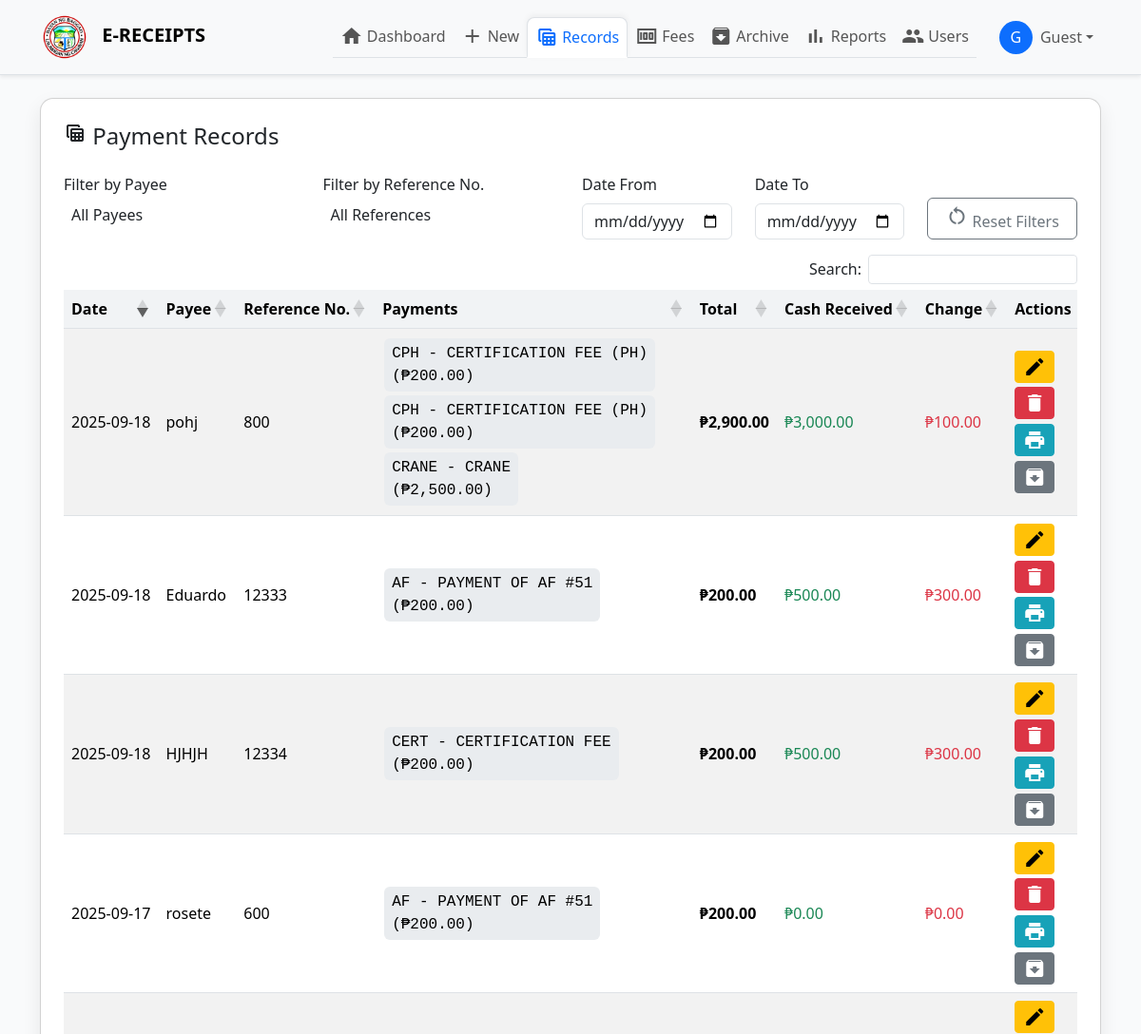
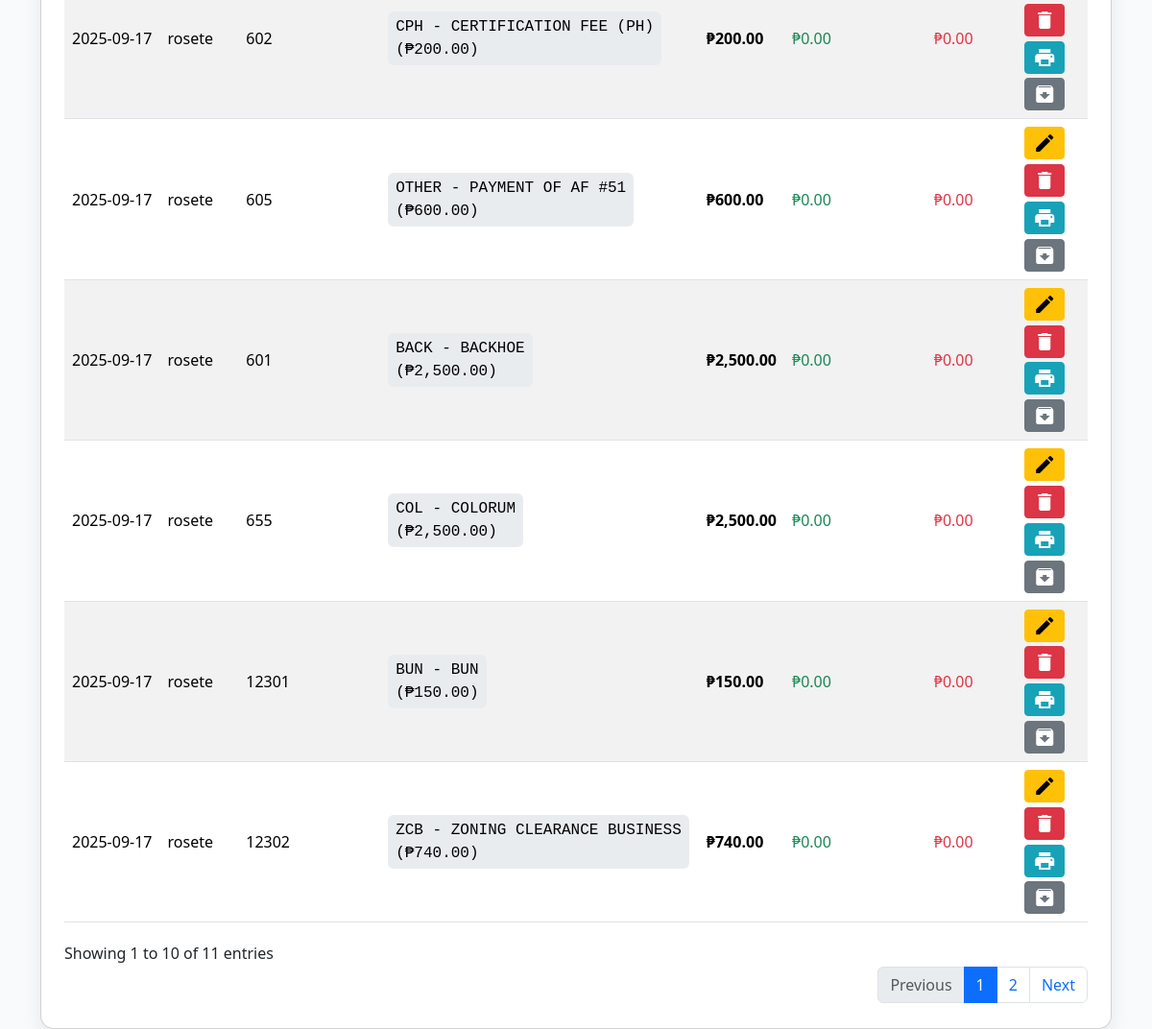
The app's page /records.php with its own data (2 pictures, top to bottom).
### tables this page shows
CREATE TABLE `payments` (
  `id` int(11) NOT NULL,
  `date` date DEFAULT NULL,
  `payee` varchar(255) DEFAULT NULL,
  `reference_no` int(11) DEFAULT NULL,
  `code1` varchar(50) DEFAULT NULL,
  `account_name1` varchar(255) DEFAULT NULL,
  `amount1` decimal(10,2) DEFAULT NULL,
  `code2` varchar(50) DEFAULT NULL,
  `account_name2` varchar(255) DEFAULT NULL,
  `amount2` decimal(10,2) DEFAULT NULL,
  `code3` varchar(50) DEFAULT NULL,
  `account_name3` varchar(255) DEFAULT NULL,
  `amount3` decimal(10,2) DEFAULT NULL,
  `code4` varchar(50) DEFAULT NULL,
  `account_name4` varchar(255) DEFAULT NULL,
  `amount4` decimal(10,2) DEFAULT NULL,
  `code5` varchar(50) DEFAULT NULL,
  `account_name5` varchar(255) DEFAULT NULL,
  `amount5` decimal(10,2) DEFAULT NULL,
  `code6` varchar(50) DEFAULT NULL,
  `account_name6` varchar(255) DEFAULT NULL,
  `amount6` decimal(10,2) DEFAULT NULL,
  `code7` varchar(50) DEFAULT NULL,
  `account_name7` varchar(255) DEFAULT NULL,
  `amount7` decimal(10,2) DEFAULT NULL,
  `code8` varchar(50) DEFAULT NULL,
  `account_name8` varchar(255) DEFAULT NULL,
  `amount8` decimal(10,2) DEFAULT NULL,
  `total` decimal(10,2) DEFAULT NULL,
  `cash_received` decimal(12,2) DEFAULT 0.00,
  `change_amount` decimal(12,2) DEFAULT 0.00,
  `archived` tinyint(1) DEFAULT 0,
  `archive_reason` text DEFAULT NULL,
  `archived_date` datetime DEFAULT NULL
);

### records.php (the view, shortened to what this page needs)
<?php include 'config.php'; ?>
<!doctype html>
<html lang="en">
<head>
  <link href="https://cdn.jsdelivr.net/npm/bootstrap@5.3.2/dist/css/bootstrap.min.css" rel="stylesheet">
  <link href="https://cdn.datatables.net/1.13.6/css/dataTables.bootstrap5.min.css" rel="stylesheet">
  <link href="https://cdn.datatables.net/buttons/2.4.2/css/buttons.bootstrap5.min.css" rel="stylesheet">
  <link href="https://cdn.datatables.net/responsive/2.5.0/css/responsive.bootstrap5.min.css" rel="stylesheet">
  <link href="https://cdn.jsdelivr.net/npm/select2@4.1.0-rc.0/dist/css/select2.min.css" rel="stylesheet" />
</head>
<body>
<?php include 'navbar.php'; ?>
<div class="container py-4">
  <div class="card p-4">
    <div class="d-flex justify-content-between align-items-center mb-3">
      <h4><span class="material-icons">table_view</span> Payment Records</h4>
    </div>
    <div class="row filters">
      <div class="col-md-3">
        <label class="form-label">Filter by Payee</label>
      </div>
      <div class="col-md-3">
        <label class="form-label">Filter by Reference No.</label>
      </div>
      <div class="col-md-2">
        <label class="form-label">Date From</label>
        <input type="date" id="minDate" class="form-control">
      </div>
      <div class="col-md-2">
        <label class="form-label">Date To</label>
        <input type="date" id="maxDate" class="form-control">
      </div>
      <div class="col-md-2 d-flex align-items-end">
        <button id="resetFilters" class="btn btn-outline-secondary w-100">
          <span class="material-icons">restart_alt</span> Reset Filters
        </button>
      </div>
    </div>
    <div class="table-responsive">
      <table id="recordsTable" class="table table-striped table-hover align-middle nowrap" style="width:100%">
        <thead>
          <tr>
            <th>Date</th>
            <th>Payee</th>
            <th>Reference No.</th>
            <th>Payments</th>
            <th>Total</th>
            <th>Cash Received</th>
            <th>Change</th>
            <th>Actions</th>
          </tr>
        </thead>
        <tbody>
        <?php
        $result = $conn->query("SELECT * FROM payments WHERE archived = 0 OR archived IS NULL ORDER BY date ASC");
        while ($row = $result->fetch_assoc()):
          $payments = [];
          for ($i=1; $i<=8; $i++) {
            if (!empty($row["code$i"]) || !empty($row["account_name$i"])) {
              $amount = $row["amount$i"] ?? 0;
              $payments[] = "<div class='payments-block'>{$row["code$i"]} - {$row["account_name$i"]}<br>(₱".number_format($amount,2).")</div>";
            }
          }
        ?>
        <tr data-id="<?= $row['id'] ?>">
          <td><?= $row['date'] ?></td>
          <td><?= htmlspecialchars($row['payee']) ?></td>
          <td><?= htmlspecialchars($row['reference_no']) ?></td>
          <td><?= implode("<br>", $payments) ?></td>
          <td><strong>₱<?= number_format($row['total'],2) ?></strong></td>
          <td><span class="text-success">₱<?= number_format($row['cash_received'],2) ?></span></td>
          <td><span class="text-danger">₱<?= number_format($row['change_amount'],2) ?></span></td>
          <td>
            <div class="action-buttons">
              <a href="edit.php?id=<?= $row['id'] ?>" class="btn btn-sm btn-warning btn-icon"><span class="material-icons">edit</span></a>
              <a href="delete.php?id=<?= $row['id'] ?>" onclick="return confirm('Delete this record?')" class="btn btn-sm btn-danger btn-icon"><span class="material-icons">delete</span></a>
              <button class="btn btn-sm btn-print btn-icon" onclick="openPrintModal(<?= $row['id'] ?>)" data-bs-toggle="modal" data-bs-target="#printModal"><span class="material-icons">print</span></button>
              <button class="btn btn-sm btn-archive btn-icon" onclick="openArchiveModal(<?= $row['id'] ?>)" data-bs-toggle="modal" data-bs-target="#archiveModal"><span class="material-icons">archive</span></button>
            </div>
          </td>
        </tr>
        <?php endwhile; ?>
        </tbody>
      </table>
    </div>
  </div>
</div>
</body>
</html>

### navbar.php (shortened to what this page needs)
<?php
$current_page = basename($_SERVER['PHP_SELF']);
$user_first = $_SESSION['first_name'] ?? 'Guest';
$user_last = $_SESSION['last_name'] ?? '';
?>
<nav class="navbar navbar-expand-lg navbar-light bg-light border-bottom shadow-sm">
  <div class="container">
    <a class="navbar-brand fw-bold" href="index.php">
        <img src="assests/logo.png" alt="Logo" style="height:52px; width:52px; margin-right:8px;">
     E-RECEIPTS
    </a>
    <div class="collapse navbar-collapse" id="mainNav">
      <ul class="navbar-nav ms-auto nav-tabs">
        <li class="nav-item">
          <a class="nav-link <?php if($current_page=='dashboard.php') echo 'active'; ?>" href="dashboard.php">
            <span class="material-icons">home</span> Dashboard
          </a>
        </li>
        <li class="nav-item">
          <a class="nav-link <?php if($current_page=='index.php') echo 'active'; ?>" href="index.php">
            <span class="material-icons">add</span> New
          </a>
        </li>
        <li class="nav-item">
          <a class="nav-link <?php if($current_page=='records.php') echo 'active'; ?>" href="records.php">
            <span class="material-icons">table_view</span> Records
          </a>
        </li>
        <li class="nav-item">
          <a class="nav-link <?php if($current_page=='fees1.php') echo 'active'; ?>" href="fees1.php">
            <span class="material-icons">money</span> Fees
          </a>
        </li>
        <li class="nav-item">
          <a class="nav-link <?php if($current_page=='archived_records.php') echo 'active'; ?>" href="archived_records.php">
            <span class="material-icons">archive</span> Archive
          </a>
        </li>
        <li class="nav-item">
          <a class="nav-link <?php if($current_page=='reports.php') echo 'active'; ?>" href="reports.php">
            <span class="material-icons">bar_chart</span> Reports
          </a>
        </li>
        <li class="nav-item">
          <a class="nav-link <?php if($current_page=='users.php') echo 'active'; ?>" href="users.php">
            <span class="material-icons">group</span> Users
          </a>
        </li>
      </ul>
      <ul class="navbar-nav ms-3">
        <li class="nav-item dropdown">
          <a class="nav-link dropdown-toggle d-flex align-items-center" href="#" id="userDropdown"
             role="button" data-bs-toggle="dropdown" aria-expanded="false">
            <div class="rounded-circle bg-primary text-white d-flex align-items-center justify-content-center"
                 style="width:35px; height:35px;">
              <?= strtoupper(substr($user_first,0,1)) ?>
            </div>
            <span class="ms-2"><?= htmlspecialchars($user_first . ' ' . $user_last) ?></span>
          </a>
        </li>
      </ul>
    </div>
  </div>
</nav>

### records.php (style rules this page uses)
body { background:#f9fafb; }
.card { border-radius:14px; box-shadow:0 8px 20px rgba(0,0,0,.08); }
.btn-icon { display:flex; align-items:center; gap:4px; }
table.dataTable thead th { background:#f1f3f5; }
.payments-block { display:inline-block; background:#e9ecef; padding:4px 8px; margin:2px 2px; border-radius:6px; font-family: monospace; }
.filters { margin-bottom: 1rem; }
.action-buttons { display: flex; flex-wrap: wrap; gap: 0.3rem; }
.action-buttons .btn { padding: 0.25rem 0.5rem; font-size: 0.875rem; }
.btn-print { background-color: #17a2b8; border-color: #17a2b8; color: white; }
.btn-archive { background-color: #6c757d; border-color: #6c757d; color: white; }

### navbar.php (style rules this page uses)
.nav-tabs .nav-link { border: none; border-top-left-radius: .5rem; border-top-right-radius: .5rem; color: #555; font-weight: 500; display: flex; align-items: center; gap: 4px; }
.nav-tabs .nav-link.active { color: #0d6efd; background: #fff; border: 1px solid #dee2e6; border-bottom: 2px solid #fff; box-shadow: 0 -2px 6px rgba(0,0,0,.05); }

### records on screen
payments: date "2025-09-17", payee "rosete", reference_no "600", code1 "AF", account_name1 "PAYMENT OF AF #51", amount1 "200.00", total "200.00", cash_received "0.00", change_amount "0.00"
payments: date "2025-09-17", payee "rosete", reference_no "602", code1 "CPH", account_name1 "CERTIFICATION FEE (PH)", amount1 "200.00", total "200.00", cash_received "0.00", change_amount "0.00"
payments: date "2025-09-17", payee "rosete", reference_no "605", code1 "OTHER", account_name1 "PAYMENT OF AF #51", amount1 "600.00", total "600.00", cash_received "0.00", change_amount "0.00"
payments: date "2025-09-17", payee "rosete", reference_no "601", code1 "BACK", account_name1 "BACKHOE", amount1 "2,500.00", total "2,500.00", cash_received "0.00", change_amount "0.00"
payments: date "2025-09-17", payee "rosete", reference_no "655", code1 "COL", account_name1 "COLORUM", amount1 "2,500.00", total "2,500.00", cash_received "0.00", change_amount "0.00"
payments: date "2025-09-17", payee "rosete", reference_no "12301", code1 "BUN", account_name1 "BUN", amount1 "150.00", total "150.00", cash_received "0.00", change_amount "0.00"
payments: date "2025-09-17", payee "rosete", reference_no "12302", code1 "ZCB", account_name1 "ZONING CLEARANCE BUSINESS", amount1 "740.00", total "740.00", cash_received "0.00", change_amount "0.00"
payments: date "2025-09-18", payee "pohj", reference_no "800", code1 "CPH CPH CRANE", account_name1 "CERTIFICATION FEE (PH) CERTIFICATION FEE (PH) CRANE", amount1 "200.00 200.00 2,500.00", total "2,900.00", cash_received "3,000.00", change_amount "100.00"
payments: date "2025-09-18", payee "Eduardo", reference_no "12333", code1 "AF", account_name1 "PAYMENT OF AF #51", amount1 "200.00", total "200.00", cash_received "500.00", change_amount "300.00"
payments: date "2025-09-18", payee "HJHJH", reference_no "12334", code1 "CERT", account_name1 "CERTIFICATION FEE", amount1 "200.00", total "200.00", cash_received "500.00", change_amount "300.00"

### other values on screen
substr($user_first,0,1) "G"
$user_first . ' ' . $user_last "Guest"
